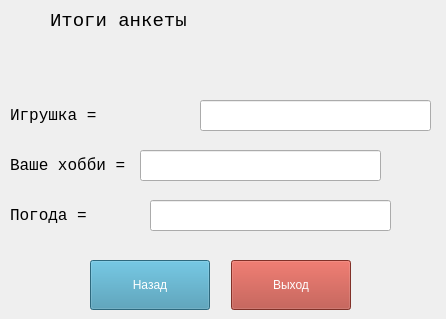
<?xml version="1.0" encoding="UTF-8"?>
<ui version="4.0">
 <class>MainWindow</class>
 <widget class="QMainWindow" name="MainWindow">
  <property name="geometry">
   <rect>
    <x>0</x>
    <y>0</y>
    <width>446</width>
    <height>319</height>
   </rect>
  </property>
  <property name="minimumSize">
   <size>
    <width>446</width>
    <height>319</height>
   </size>
  </property>
  <property name="maximumSize">
   <size>
    <width>446</width>
    <height>319</height>
   </size>
  </property>
  <property name="windowTitle">
   <string>MainWindow</string>
  </property>
  <property name="styleSheet">
   <string notr="true"/>
  </property>
  <widget class="QWidget" name="centralwidget">
   <widget class="QLabel" name="label">
    <property name="geometry">
     <rect>
      <x>50</x>
      <y>0</y>
      <width>351</width>
      <height>41</height>
     </rect>
    </property>
    <property name="font">
     <font>
      <family>Courier New</family>
      <pointsize>14</pointsize>
      <weight>50</weight>
      <italic>false</italic>
      <bold>false</bold>
     </font>
    </property>
    <property name="styleSheet">
     <string notr="true">font: 14pt &quot;Courier New&quot;;</string>
    </property>
    <property name="text">
     <string>Итоги анкеты</string>
    </property>
   </widget>
   <widget class="QPushButton" name="btn_back">
    <property name="geometry">
     <rect>
      <x>90</x>
      <y>260</y>
      <width>120</width>
      <height>50</height>
     </rect>
    </property>
    <property name="font">
     <font>
      <family>Segoe UI</family>
     </font>
    </property>
    <property name="styleSheet">
     <string notr="true">color: rgb(255, 255, 255);
background-color: rgb(63, 147, 176);</string>
    </property>
    <property name="text">
     <string>Назад</string>
    </property>
   </widget>
   <widget class="QPushButton" name="btn_exit">
    <property name="geometry">
     <rect>
      <x>231</x>
      <y>260</y>
      <width>120</width>
      <height>50</height>
     </rect>
    </property>
    <property name="font">
     <font>
      <family>Segoe UI</family>
     </font>
    </property>
    <property name="styleSheet">
     <string notr="true">color: rgb(255, 255, 255);
background-color: rgb(180, 68, 56);</string>
    </property>
    <property name="text">
     <string>Выход</string>
    </property>
   </widget>
   <widget class="QLineEdit" name="lineEdit">
    <property name="geometry">
     <rect>
      <x>200</x>
      <y>100</y>
      <width>231</width>
      <height>31</height>
     </rect>
    </property>
    <property name="styleSheet">
     <string notr="true">font: 14pt &quot;Courier New&quot;;</string>
    </property>
    <property name="text">
     <string/>
    </property>
    <property name="readOnly">
     <bool>true</bool>
    </property>
   </widget>
   <widget class="QLabel" name="label_3">
    <property name="geometry">
     <rect>
      <x>10</x>
      <y>100</y>
      <width>181</width>
      <height>31</height>
     </rect>
    </property>
    <property name="font">
     <font>
      <family>Courier New</family>
      <pointsize>12</pointsize>
      <weight>50</weight>
      <italic>false</italic>
      <bold>false</bold>
     </font>
    </property>
    <property name="styleSheet">
     <string notr="true">font: 12pt &quot;Courier New&quot;;</string>
    </property>
    <property name="text">
     <string>Игрушка =</string>
    </property>
   </widget>
   <widget class="QLabel" name="label_4">
    <property name="geometry">
     <rect>
      <x>10</x>
      <y>150</y>
      <width>161</width>
      <height>31</height>
     </rect>
    </property>
    <property name="font">
     <font>
      <family>Courier New</family>
      <pointsize>12</pointsize>
      <weight>50</weight>
      <italic>false</italic>
      <bold>false</bold>
     </font>
    </property>
    <property name="styleSheet">
     <string notr="true">font: 12pt &quot;Courier New&quot;;</string>
    </property>
    <property name="text">
     <string>Ваше хобби = </string>
    </property>
   </widget>
   <widget class="QLineEdit" name="lineEdit_2">
    <property name="geometry">
     <rect>
      <x>140</x>
      <y>150</y>
      <width>241</width>
      <height>31</height>
     </rect>
    </property>
    <property name="styleSheet">
     <string notr="true">font: 14pt &quot;Courier New&quot;;</string>
    </property>
    <property name="readOnly">
     <bool>true</bool>
    </property>
   </widget>
   <widget class="QLabel" name="label_5">
    <property name="geometry">
     <rect>
      <x>10</x>
      <y>200</y>
      <width>101</width>
      <height>31</height>
     </rect>
    </property>
    <property name="font">
     <font>
      <family>Courier New</family>
      <pointsize>12</pointsize>
      <weight>50</weight>
      <italic>false</italic>
      <bold>false</bold>
     </font>
    </property>
    <property name="styleSheet">
     <string notr="true">font: 12pt &quot;Courier New&quot;;</string>
    </property>
    <property name="text">
     <string>Погода =</string>
    </property>
   </widget>
   <widget class="QLineEdit" name="lineEdit_3">
    <property name="geometry">
     <rect>
      <x>150</x>
      <y>200</y>
      <width>241</width>
      <height>31</height>
     </rect>
    </property>
    <property name="styleSheet">
     <string notr="true">font: 14pt &quot;Courier New&quot;;</string>
    </property>
    <property name="readOnly">
     <bool>true</bool>
    </property>
   </widget>
  </widget>
 </widget>
 <resources/>
 <connections/>
</ui>
